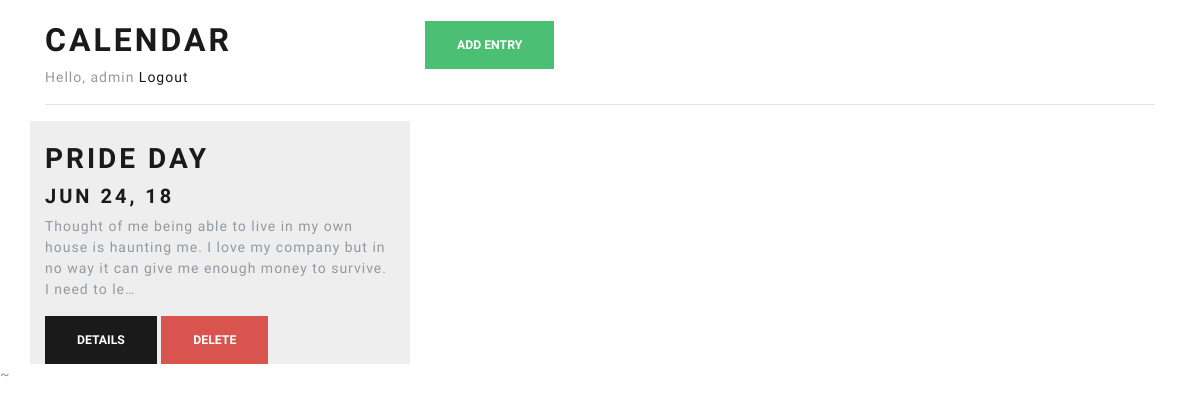
The app's page /calendar (signed in), older data.
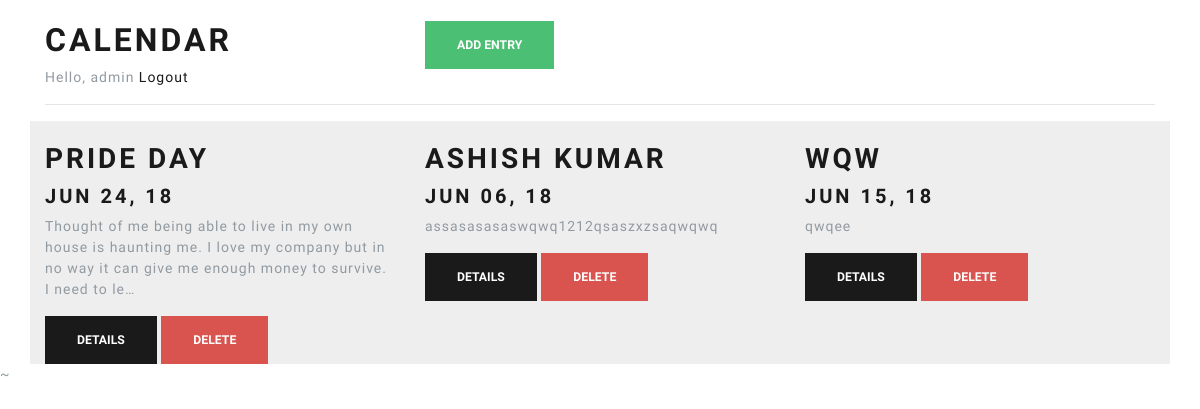
The same page, newer data.
### myapp/models.py (models this page shows, shortened)
class Entry(models.Model):
	name = models.CharField(max_length=100)
	author = models.ForeignKey(User,on_delete=models.CASCADE)
	date = models.DateTimeField()
	description = models.TextField()
	created = models.DateTimeField(auto_now_add=True)

### myapp/views.py (the view)
# urls.py: url(r'^calendar',views.calendar,name='calendar'),
@login_required
def calendar(request):
    entries = Entry.objects.filter(author=request.user)
    endict = {'entries':entries}
    return render(request, 'myapp/calendar.html', endict)

### myapp/templates/myapp/calendar.html
{% extends 'myapp/base.html' %}
{% block content %}
<div class= "container">
  <br/>
  <div class="row">
    <div class= "col-lg-4">
      <h1>calendar</h1>
      {% if request.user.is_authenticated %}
      <span> Hello, {{ request.user.username }} </span>
      <a href="/logout">Logout</a>
      {% endif %}
    </div>
    <div class= "col-lg-8">
      <button onclick="window.location='{% url 'add' %}'"type="button" class="btn btn-success">Add Entry</button>
    </div>
  </div>
	<hr/>
  <div class="row">
    {% for entry in entries %}
    {% include 'myapp/_calendar_entry.html' %}
    {% endfor %}
  </div>
</div>
{% endblock %}

### myapp/templates/myapp/_calendar_entry.html
<div class="calendar_entry col-lg-4">
        <br/>
        <h2> {{entry.name}} </h2>
        <h4> {{entry.date | date:"M d, y"}}</h2>
        <p>{{entry.description | truncatechars:150}}</p>
        <button onclick="window.location='{% url 'details' pk=entry.id %}'	"  class='btn btn-primary'> Details </button>
        <button data-id="{{ entry.id }}" onclick="deleteCalendarEntry(this)" class='btn btn-danger'> Delete </button>
    </div>

Row changes from the older to the newer data that the page shows:
added Entry: name "ASHISH KUMAR", date "JUN 06, 18", description "assasasasaswqwq1212qsaszxzsaqwqwq"
added Entry: name "WQW", date "JUN 15, 18", description "qwqee"
